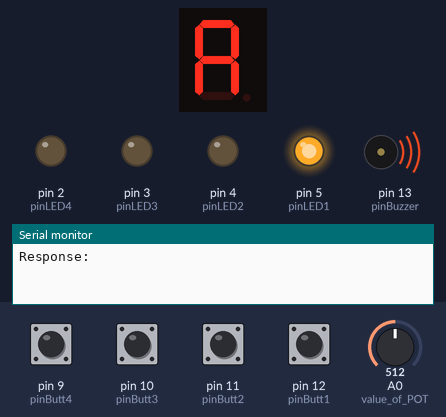
Bench run of a sketch on a simulated Arduino Uno, built with avr-gcc and run on an emulated ATmega328P. Parts: 1-digit seven-segment display, output pins drawn as LEDs (lit = HIGH), buzzer (waves = sounding), the last lines printed to the serial monitor. Wiring (inferred from the names in the program): 1-digit 7-segment display, segments lit when HIGH: segments A1, A2, A3, A4, A5, pin 8, pin 7, pin 6. The inputs (shaded band) are chosen by the test bench; at power-on: pin 9 (pinButt4), pin 10 (pinButt3), pin 11 (pinButt2), pin 12 (pinButt1) HIGH, A0 (value_of_POT) = 512. The segment pins are drawn as the display they are named for; pins used as bus, display or sensor lines are not drawn.

Above: at 1.2 s.
1.3 s: pin 12 (pinButt1) pulled LOW for 0.15 s
At 2.5 s:
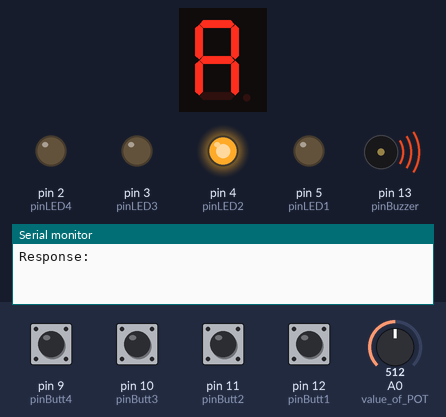
2.9 s: pin 11 (pinButt2) pulled LOW for 0.15 s
At 3.8 s:
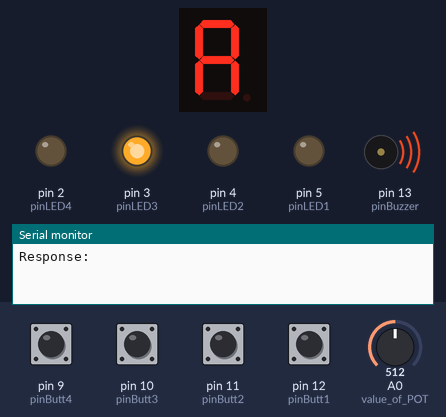
4.5 s: pin 10 (pinButt3) pulled LOW for 0.15 s
At 5.0 s:
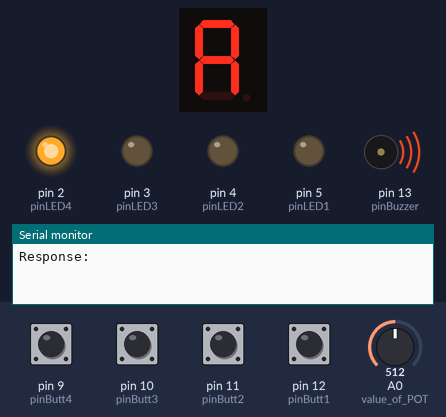
6.1 s: pin 9 (pinButt4) pulled LOW for 0.15 s
At 6.45 s:
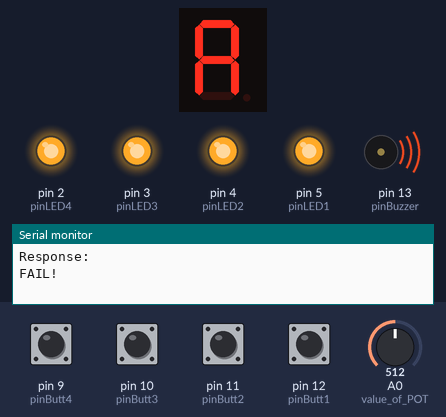
6.8 s: pin 12 (pinButt1) pulled LOW for 1 s
At 7.8 s:
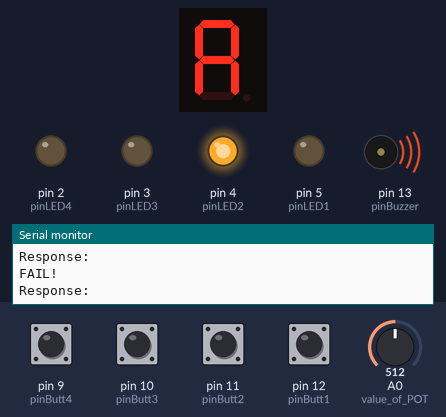
Timing chart, 0 to 9.8 s (numbered marks = the images above; inputs shaded):
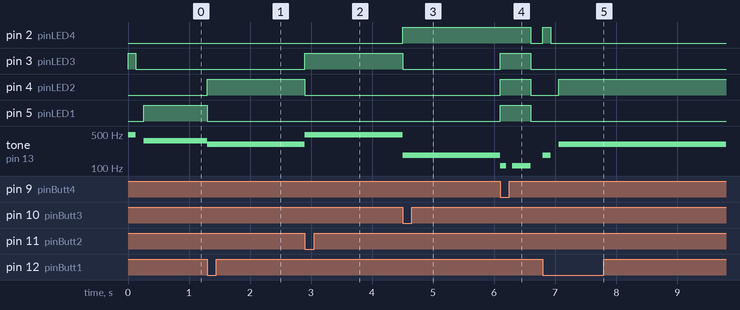

Measured:
- after the input at 1.3 s, pin 4 (pinLED2): LOW → HIGH at once; pin 5 (pinLED1): HIGH → LOW at once; tone on pin 13 (pinBuzzer): 363 Hz → 305 Hz at once
- after the input at 2.9 s, pin 3 (pinLED3): LOW → HIGH at once; pin 4 (pinLED2): HIGH → LOW at once; tone on pin 13 (pinBuzzer): 305 Hz → 484 Hz at once
- after the input at 4.5 s, pin 2 (pinLED4): LOW → HIGH at once; pin 3 (pinLED3): HIGH → LOW at once; tone on pin 13 (pinBuzzer): 484 Hz → 181 Hz at once
- after the input at 6.1 s, pin 2 (pinLED4): HIGH → LOW after 0.50 s; pin 3 (pinLED3), pin 4 (pinLED2), pin 5 (pinLED1): LOW → HIGH at once, → LOW 0.50 s later; tone on pin 13 (pinBuzzer): 181 Hz → 110 Hz at once, → silent 0.10 s later, → 110 Hz 0.10 s later, → silent 0.30 s later
- after the input at 6.8 s, pin 4 (pinLED2): LOW → HIGH after 0.26 s; pin 5 (pinLED1): stays LOW (without the input it goes to HIGH after 0.26 s)

The sketch:

simon.ino
```cpp
/*
PROJECT: "SIMON" MEMORIZING GAME USING ARDUINO UNO
CREATOR: KELVIN LE (MINH NGUYEN LE)
CONTACT:
      email: nguyenleminh1002@gmail.com
             minhnguyen.le@qut.edu.au
      mobile: AUS: (+61) 423686585
              VN:  (+84) 929801193
LINKDIN: https://www.linkedin.com/in/kelvin-le-06a50b261/
GITHUB:  https://github.com/bocho0600
*/


#include <stdint.h>

//TONES
#define E4 363;
#define C4 305;
#define a4 484;
#define E3 181;
volatile uint32_t tone_Step1 = E4;  // >> (octave - 1);
volatile uint32_t tone_Step2 = C4;
volatile uint32_t tone_Step3 = a4;
volatile uint32_t tone_Step4 = E3;

volatile uint32_t state_lfsr1 = 0x11429984;  //student number
volatile uint32_t state_lfsr = 0x11429984;   //initial seed
volatile uint8_t step;                       // where the program stores the step
volatile uint8_t button1_pressed = 0;
volatile uint8_t button2_pressed = 0;
volatile uint8_t button3_pressed = 0;
volatile uint8_t button4_pressed = 0;

//PIN
const uint8_t pinLED1 = 5;  //pin for LED corresponding to each number
const uint8_t pinLED2 = 4;
const uint8_t pinLED3 = 3;
const uint8_t pinLED4 = 2;
const uint8_t pinBuzzer = 13;  //pin for buzzer
const uint8_t pinButt1 = 12;
const uint8_t pinButt2 = 11;
const uint8_t pinButt3 = 10;
const uint8_t pinButt4 = 9;
int sensorValue;
volatile uint16_t PlaybackDelay = 500;  //ms = 10^-3 s

//7-SEGMENT DISPLAY:
int pin[] = { A1, A2, A3, A4, A5, 8, 7, 6 };  //arduino pin array
int number[10][8] = {
  //number array
  { 1, 1, 1, 0, 1, 1, 1, 0 },  //0
  { 0, 0, 1, 0, 1, 0, 0, 0 },  //1
  { 1, 1, 0, 0, 1, 1, 0, 1 },  //2
  { 0, 1, 1, 0, 1, 1, 0, 1 },  //3
  { 0, 0, 1, 0, 1, 0, 1, 1 },  //4
  { 0, 1, 1, 0, 0, 1, 1, 1 },  //5
  { 1, 1, 1, 0, 0, 1, 1, 1 },  //6
  { 0, 0, 1, 0, 1, 1, 0, 0 },  //7
  { 1, 1, 1, 0, 1, 1, 1, 1 },  //8
  { 0, 1, 1, 0, 1, 1, 1, 1 }   //9

};


typedef enum {
  STEPS,
  RESPONSE,
  SUCCESS,
  FAIL
} state_t;
state_t state = STEPS;  //initial state
uint16_t SequenceLength = 1;
uint16_t StepLength = 0;
uint8_t ButtonsRecord = 0;
void next_step() {
  // calculate next step of sequence
  volatile uint32_t bit = (state_lfsr & 0b01);
  state_lfsr = state_lfsr >> 1;
  if (bit == 1) {
    state_lfsr = state_lfsr ^ 0xE2023CAB;
  }
  step = (state_lfsr & 0b11) + 1;
}
void all_off() {
  digitalWrite(pinLED1, LOW);  //turn LEDs off
  digitalWrite(pinLED2, LOW);
  digitalWrite(pinLED3, LOW);
  digitalWrite(pinLED4, LOW);
  tone(pinBuzzer, 0);  //turn buzzer off
}

void all_on() {
  digitalWrite(pinLED1, ~LOW);  //turn LEDs off
  digitalWrite(pinLED2, ~LOW);
  digitalWrite(pinLED3, ~LOW);
  digitalWrite(pinLED4, ~LOW);
  tone(pinBuzzer, 0);  //turn buzzer off
}

void PlayStep(uint8_t a) {
  switch (a) {
    case 1:
      digitalWrite(pinLED1, HIGH);
      tone(pinBuzzer, tone_Step1);
      break;
    case 2:
      digitalWrite(pinLED2, HIGH);
      tone(pinBuzzer, tone_Step2);
      break;
    case 3:
      digitalWrite(pinLED3, HIGH);
      tone(pinBuzzer, tone_Step3);
      break;
    case 4:
      digitalWrite(pinLED4, HIGH);
      tone(pinBuzzer, tone_Step4);
      break;
  }
}

void ReadButtons() {
  button1_pressed = digitalRead(pinButt1);
  button2_pressed = digitalRead(pinButt2);
  button3_pressed = digitalRead(pinButt3);
  button4_pressed = digitalRead(pinButt4);
}
volatile int score;
void DisplayScore(uint16_t c) {
  if (c <= 0) {
    score = 0;
  }
  for (int a = 0; a < 10; a++) {
    for (int b = 0; b < 8; b++) {

      digitalWrite(pin[b], number[score][b]);  //display numbers
    }
  }
}
void setup() {
  Serial.begin(9600);
  pinMode(pinLED1, OUTPUT);  //pins for LEDs to be OUTPUT
  pinMode(pinLED2, OUTPUT);
  pinMode(pinLED3, OUTPUT);
  pinMode(pinLED4, OUTPUT);
  pinMode(pinBuzzer, OUTPUT);  //pins for BUZZER to be OUTPUT

  pinMode(pinButt1, INPUT);  //pins for BUTTONS to be INPUT
  pinMode(pinButt2, INPUT);
  pinMode(pinButt3, INPUT);
  pinMode(pinButt4, INPUT);
  pinMode(A0, INPUT);  //value of POT

  pinMode(A1, OUTPUT);  //Pins for 7-segment display.
  pinMode(A2, OUTPUT);
  pinMode(A3, OUTPUT);
  pinMode(A4, OUTPUT);
  pinMode(A5, OUTPUT);
  pinMode(8, OUTPUT);
  pinMode(7, OUTPUT);
  pinMode(6, OUTPUT);
  next_step();
}

void DisplayScore(void) {
  for (int a = 0; a < 10; a++) {
    for (int b = 0; b < 8; b++) {
      digitalWrite(pin[b], number[SequenceLength - 1][b]);  //display numbers
    }
  }
}
void loop() {
  switch (state) {
    case STEPS:
    DisplayScore();
      sensorValue = analogRead(A0);
      PlaybackDelay = sensorValue >> 1;
      PlayStep(step);
      StepLength += 1;
      delay(PlaybackDelay / 2);
      all_off();  //turn off all LED for 1/2 PlayBack Delay
      delay(PlaybackDelay / 2);
      next_step();
      if (StepLength >= SequenceLength) {
        state = RESPONSE;
        Serial.println("Response:");
        state_lfsr = state_lfsr1;  //reset the seed for input from button
        StepLength = 0;            //reset step length
      }
      break;
    case RESPONSE:
      ReadButtons();  //check for rising edge of buttons

      while (button1_pressed) {  //rising edge
        PlayStep(1);
        ReadButtons();                 //check for falling edge
        if (button1_pressed == LOW) {  //falling edge
          next_step();                 //regenerate seed
          ButtonsRecord = 1;
          if (ButtonsRecord == step) {
            StepLength += 1;
            if (StepLength == SequenceLength) {
              state = SUCCESS;
            }
          } else if (ButtonsRecord != step) {
            state = FAIL;
          }
          all_off();
        }
      }
      while (button2_pressed) {
        PlayStep(2);
        ReadButtons();
        if (button2_pressed == LOW) {
          next_step();
          ButtonsRecord = 2;
          if (ButtonsRecord == step) {
            StepLength += 1;
            if (StepLength == SequenceLength) {
              state = SUCCESS;
            }
          } else if (ButtonsRecord != step) {
            state = FAIL;
          }
          all_off();
        }
      }
      while (button3_pressed) {
        PlayStep(3);
        ReadButtons();
        if (button3_pressed == LOW) {
          next_step();
          ButtonsRecord = 3;
          if (ButtonsRecord == step) {
            StepLength += 1;
            if (StepLength == SequenceLength) {
              state = SUCCESS;
            }
          } else if (ButtonsRecord != step) {
            state = FAIL;
          }

          all_off();
        }
      }
      while (button4_pressed) {
        PlayStep(4);
        ReadButtons();
        if (button4_pressed == LOW) {
          next_step();
          ButtonsRecord = 4;
          if (ButtonsRecord == step) {
            StepLength += 1;
            if (StepLength == SequenceLength) {
              state = SUCCESS;
            }

          } else if (ButtonsRecord != step) {
            state = FAIL;
          }
          all_off();
        }
      }


      break;
    case SUCCESS:
      Serial.println("SUCCESS!");
      DisplayScore();
      delay(200);
      all_on();
      tone(pinBuzzer, 164 << 2);  //E3
      delay(150);
      tone(pinBuzzer, 130 << 2);  //C3
      delay(150);
      tone(pinBuzzer, 164 << 2);  //E3
      delay(150);
      tone(pinBuzzer, 196 << 2);  //G3
      delay(150);
      all_off();
      delay(200);
      state_lfsr = state_lfsr1;
      StepLength = 0;
      SequenceLength += 1;

      next_step();
      state = STEPS;

      break;
    case FAIL:
      Serial.println("FAIL!");
      all_on();
      tone(pinBuzzer, 880 >> 3);  //G3
      delay(100);
      tone(pinBuzzer, 0);
      delay(100);
      tone(pinBuzzer, 880 >> 3);  //G3
      delay(300);
      all_off();
      delay(200);
      state_lfsr1 = state_lfsr;
      state_lfsr = state_lfsr1;
      StepLength = 0;
      SequenceLength = 1;
      next_step();
      state = STEPS;
      break;
  }
}
```
